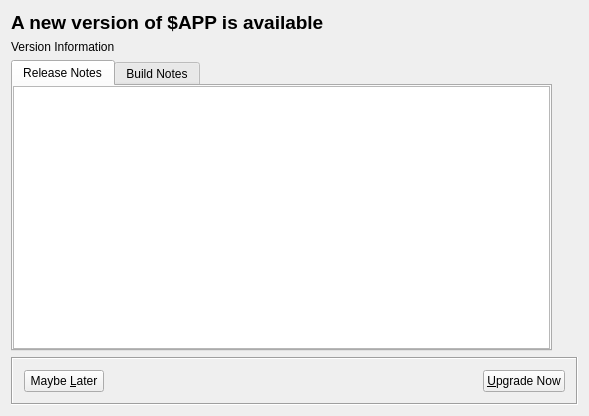
<?xml version="1.0" encoding="UTF-8"?>
<ui version="4.0">
 <class>UpdaterWindow</class>
 <widget class="QMainWindow" name="UpdaterWindow">
  <property name="geometry">
   <rect>
    <x>0</x>
    <y>0</y>
    <width>589</width>
    <height>416</height>
   </rect>
  </property>
  <property name="windowTitle">
   <string>SleepyHead Updater</string>
  </property>
  <property name="windowIcon">
   <iconset>
    <normaloff>:/icons/logo.png</normaloff>:/icons/logo.png</iconset>
  </property>
  <widget class="QWidget" name="centralWidget">
   <layout class="QVBoxLayout" name="verticalLayout">
    <property name="spacing">
     <number>0</number>
    </property>
    <property name="leftMargin">
     <number>0</number>
    </property>
    <property name="topMargin">
     <number>0</number>
    </property>
    <property name="rightMargin">
     <number>0</number>
    </property>
    <property name="bottomMargin">
     <number>0</number>
    </property>
    <item>
     <widget class="QStackedWidget" name="stackedWidget">
      <property name="currentIndex">
       <number>0</number>
      </property>
      <widget class="QWidget" name="frontPage">
       <layout class="QGridLayout" name="gridLayout">
        <item row="0" column="0">
         <widget class="QLabel" name="Title">
          <property name="sizePolicy">
           <sizepolicy hsizetype="Fixed" vsizetype="Preferred">
            <horstretch>0</horstretch>
            <verstretch>0</verstretch>
           </sizepolicy>
          </property>
          <property name="font">
           <font>
            <pointsize>14</pointsize>
            <weight>75</weight>
            <bold>true</bold>
           </font>
          </property>
          <property name="text">
           <string>A new version of $APP is available</string>
          </property>
         </widget>
        </item>
        <item row="0" column="1" rowspan="3">
         <layout class="QVBoxLayout" name="verticalLayout_5">
          <item>
           <widget class="QLabel" name="graphicLabel">
            <property name="maximumSize">
             <size>
              <width>100</width>
              <height>100</height>
             </size>
            </property>
            <property name="text">
             <string/>
            </property>
            <property name="pixmap">
             <pixmap resource="Resources.qrc">:/icons/logo.png</pixmap>
            </property>
            <property name="scaledContents">
             <bool>true</bool>
            </property>
            <property name="alignment">
             <set>Qt::AlignLeading|Qt::AlignLeft|Qt::AlignTop</set>
            </property>
           </widget>
          </item>
          <item>
           <spacer name="verticalSpacer">
            <property name="orientation">
             <enum>Qt::Vertical</enum>
            </property>
            <property name="sizeHint" stdset="0">
             <size>
              <width>20</width>
              <height>40</height>
             </size>
            </property>
           </spacer>
          </item>
         </layout>
        </item>
        <item row="1" column="0">
         <widget class="QLabel" name="versionInfo">
          <property name="text">
           <string>Version Information</string>
          </property>
         </widget>
        </item>
        <item row="2" column="0">
         <widget class="QTabWidget" name="notesTabWidget">
          <property name="currentIndex">
           <number>0</number>
          </property>
          <widget class="QWidget" name="relNotesTab">
           <attribute name="title">
            <string>Release Notes</string>
           </attribute>
           <layout class="QVBoxLayout" name="verticalLayout_8">
            <property name="spacing">
             <number>0</number>
            </property>
            <property name="leftMargin">
             <number>0</number>
            </property>
            <property name="topMargin">
             <number>0</number>
            </property>
            <property name="rightMargin">
             <number>0</number>
            </property>
            <property name="bottomMargin">
             <number>0</number>
            </property>
            <item>
             <widget class="QTextBrowser" name="webView"/>
            </item>
           </layout>
          </widget>
          <widget class="QWidget" name="buildNotesTab">
           <attribute name="title">
            <string>Build Notes</string>
           </attribute>
           <layout class="QVBoxLayout" name="verticalLayout_9">
            <property name="spacing">
             <number>0</number>
            </property>
            <property name="leftMargin">
             <number>0</number>
            </property>
            <property name="topMargin">
             <number>0</number>
            </property>
            <property name="rightMargin">
             <number>0</number>
            </property>
            <property name="bottomMargin">
             <number>0</number>
            </property>
            <item>
             <widget class="QTextEdit" name="buildNotes">
              <property name="sizePolicy">
               <sizepolicy hsizetype="Expanding" vsizetype="Expanding">
                <horstretch>0</horstretch>
                <verstretch>0</verstretch>
               </sizepolicy>
              </property>
              <property name="frameShape">
               <enum>QFrame::NoFrame</enum>
              </property>
              <property name="frameShadow">
               <enum>QFrame::Plain</enum>
              </property>
              <property name="readOnly">
               <bool>true</bool>
              </property>
             </widget>
            </item>
           </layout>
          </widget>
         </widget>
        </item>
        <item row="3" column="0" colspan="2">
         <widget class="QFrame" name="frame_2">
          <property name="frameShape">
           <enum>QFrame::Box</enum>
          </property>
          <property name="frameShadow">
           <enum>QFrame::Sunken</enum>
          </property>
          <layout class="QHBoxLayout" name="horizontalLayout_3">
           <item>
            <widget class="QPushButton" name="CloseButton">
             <property name="text">
              <string>Maybe &amp;Later</string>
             </property>
            </widget>
           </item>
           <item>
            <spacer name="horizontalSpacer_2">
             <property name="orientation">
              <enum>Qt::Horizontal</enum>
             </property>
             <property name="sizeHint" stdset="0">
              <size>
               <width>40</width>
               <height>20</height>
              </size>
             </property>
            </spacer>
           </item>
           <item>
            <widget class="QPushButton" name="upgradeButton">
             <property name="text">
              <string>&amp;Upgrade Now</string>
             </property>
            </widget>
           </item>
          </layout>
         </widget>
        </item>
       </layout>
      </widget>
      <widget class="QWidget" name="page">
       <layout class="QVBoxLayout" name="verticalLayout_2">
        <property name="spacing">
         <number>4</number>
        </property>
        <property name="leftMargin">
         <number>4</number>
        </property>
        <property name="topMargin">
         <number>4</number>
        </property>
        <property name="rightMargin">
         <number>4</number>
        </property>
        <property name="bottomMargin">
         <number>4</number>
        </property>
        <item>
         <widget class="QLabel" name="downloadTitle">
          <property name="font">
           <font>
            <weight>75</weight>
            <bold>true</bold>
           </font>
          </property>
          <property name="text">
           <string>Please wait while updates are downloaded and installed...</string>
          </property>
         </widget>
        </item>
        <item>
         <layout class="QHBoxLayout" name="horizontalLayout"/>
        </item>
        <item>
         <widget class="QTabWidget" name="tabWidget">
          <property name="currentIndex">
           <number>0</number>
          </property>
          <widget class="QWidget" name="tabUpdates">
           <attribute name="title">
            <string>Updates</string>
           </attribute>
           <layout class="QVBoxLayout" name="verticalLayout_3">
            <property name="spacing">
             <number>0</number>
            </property>
            <property name="leftMargin">
             <number>0</number>
            </property>
            <property name="topMargin">
             <number>0</number>
            </property>
            <property name="rightMargin">
             <number>0</number>
            </property>
            <property name="bottomMargin">
             <number>0</number>
            </property>
            <item>
             <widget class="QTableWidget" name="tableWidget">
              <property name="editTriggers">
               <set>QAbstractItemView::NoEditTriggers</set>
              </property>
              <property name="alternatingRowColors">
               <bool>true</bool>
              </property>
              <property name="selectionMode">
               <enum>QAbstractItemView::NoSelection</enum>
              </property>
              <property name="selectionBehavior">
               <enum>QAbstractItemView::SelectRows</enum>
              </property>
              <attribute name="horizontalHeaderStretchLastSection">
               <bool>true</bool>
              </attribute>
              <attribute name="verticalHeaderVisible">
               <bool>false</bool>
              </attribute>
              <column>
               <property name="text">
                <string>Component</string>
               </property>
              </column>
              <column>
               <property name="text">
                <string>Version</string>
               </property>
              </column>
              <column>
               <property name="text">
                <string>Size</string>
               </property>
              </column>
              <column>
               <property name="text">
                <string>Progress</string>
               </property>
              </column>
             </widget>
            </item>
           </layout>
          </widget>
          <widget class="QWidget" name="tabLog">
           <attribute name="title">
            <string>Log</string>
           </attribute>
           <layout class="QVBoxLayout" name="verticalLayout_4">
            <property name="spacing">
             <number>0</number>
            </property>
            <property name="leftMargin">
             <number>0</number>
            </property>
            <property name="topMargin">
             <number>0</number>
            </property>
            <property name="rightMargin">
             <number>0</number>
            </property>
            <property name="bottomMargin">
             <number>0</number>
            </property>
            <item>
             <widget class="QPlainTextEdit" name="plainTextEdit"/>
            </item>
           </layout>
          </widget>
         </widget>
        </item>
        <item>
         <widget class="QWidget" name="widget" native="true">
          <layout class="QHBoxLayout" name="horizontalLayout_2">
           <property name="spacing">
            <number>0</number>
           </property>
           <property name="leftMargin">
            <number>0</number>
           </property>
           <property name="topMargin">
            <number>0</number>
           </property>
           <property name="rightMargin">
            <number>0</number>
           </property>
           <property name="bottomMargin">
            <number>0</number>
           </property>
           <item>
            <widget class="QLabel" name="downloadLabel">
             <property name="text">
              <string>Downloading &amp; Installing Updates</string>
             </property>
            </widget>
           </item>
           <item>
            <spacer name="horizontalSpacer">
             <property name="orientation">
              <enum>Qt::Horizontal</enum>
             </property>
             <property name="sizeHint" stdset="0">
              <size>
               <width>40</width>
               <height>20</height>
              </size>
             </property>
            </spacer>
           </item>
           <item>
            <widget class="QPushButton" name="FinishedButton">
             <property name="text">
              <string>&amp;Finished</string>
             </property>
            </widget>
           </item>
          </layout>
         </widget>
        </item>
       </layout>
      </widget>
     </widget>
    </item>
   </layout>
  </widget>
 </widget>
 <layoutdefault spacing="6" margin="11"/>
 <resources>
  <include location="Resources.qrc"/>
 </resources>
 <connections/>
</ui>
